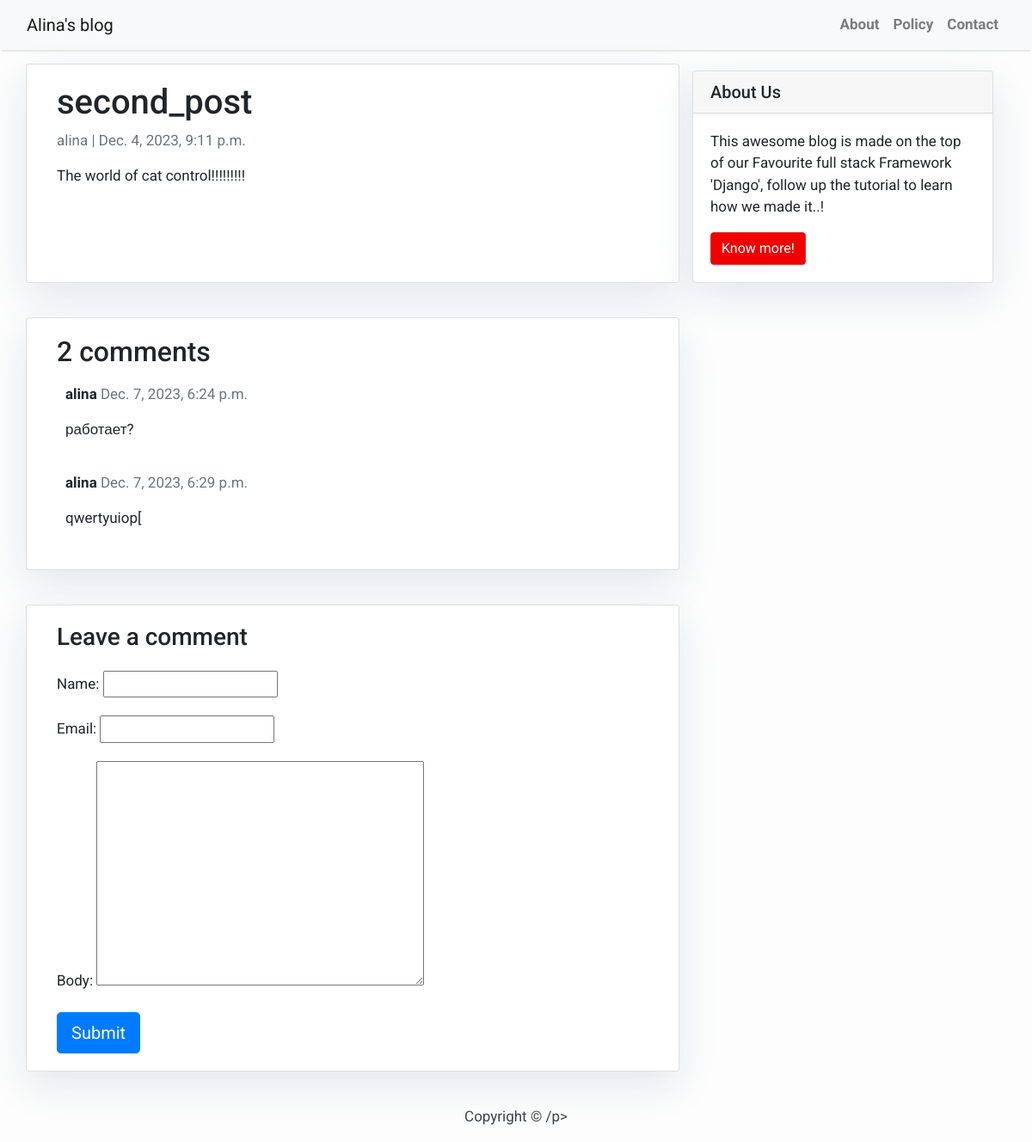
The page /second_post/ on the database its author committed.
### blog/models.py (models this page shows, shortened)
class Post(models.Model):
    title = models.CharField(max_length=200, unique=True)
    slug = models.SlugField(max_length=200, unique=True)
    author = models.ForeignKey(User, on_delete= models.CASCADE,related_name='blog_posts')
    updated_on = models.DateTimeField(auto_now= True)
    content = models.TextField()
    created_on = models.DateTimeField(auto_now_add=True)
    status = models.IntegerField(choices=STATUS, default=0)
    class Meta:
        ordering = ['-created_on']

class Comment(models.Model):
    post = models.ForeignKey(Post,on_delete=models.CASCADE,related_name='comments')
    name = models.CharField(max_length=80)
    email = models.EmailField()
    body = models.TextField()
    created_on = models.DateTimeField(auto_now_add=True)
    active = models.BooleanField(default=False)
    class Meta:
        ordering = ['created_on']

### blog/views.py (the view)
# urls.py: path('<slug:slug>/', views.PostDetail.post_detail, name='post_detail'),
    def post_detail(request, slug):
        template_name = 'post_detail.html'
        post = get_object_or_404(Post, slug=slug)
        comments = post.comments.filter(active=True)
        new_comment = None    # Comment posted
        if request.method == 'POST':
            comment_form = CommentForm(data=request.POST)
            if comment_form.is_valid():
                new_comment = comment_form.save(commit=False)
                new_comment.post = post
                new_comment.save()
        else:
            comment_form = CommentForm()
        return render(request, template_name, {'post': post,
                                            'comments': comments,
                                            'new_comment': new_comment,
                                            'comment_form': comment_form})

### blog/forms.py
class CommentForm(forms.ModelForm):
    class Meta:
        model = Comment
        fields = ("name", "email", "body")

### templates/post_detail.html (shortened to what this page needs)
{% extends 'base.html' %}
 {% block content %}<div class="container">
  <div class="row">
    <div class="col-md-8 card mb-4  mt-3 left  top">
     <div class="card-body">
        <h1>{% block title %} {{ post.title }} {% endblock title %}</h1>
       <p class=" text-muted">{{ post.author }} | {{ post.created_on }}</p>
        <p class="card-text ">{{ post.content | safe }}</p>
     </div>    </div>
   {% block sidebar %}
 {% include 'sidebar.html' %}
{% endblock sidebar %}
   <div class="col-md-8 card mb-4  mt-3 ">
      <div class="card-body">
       <h2>{{ comments.count }} comments</h2>
        {% for comment in comments %}
        <div class="comments" style="padding: 10px;">
          <p class="font-weight-bold">
           {{ comment.name }}
            <span class=" text-muted font-weight-normal">
              {{ comment.created_on }}
            </span>
          </p>
          {{ comment.body | linebreaks }}
        </div>
        {% endfor %}
      </div>
   </div>
    <div class="col-md-8 card mb-4  mt-3 ">
      <div class="card-body">
        {% if new_comment %}
        <div class="alert alert-success" role="alert">
          Your comment is awaiting moderation
        </div>
        {% else %}
        <h3>Leave a comment</h3>
        <form method="post" style="margin-top: 1.3em;">
          {{ comment_form.as_p }}
          <button type="submit" class="btn btn-primary  btn-lg">Submit</button>
        </form>
        {% endif %}
      </div>
    </div>
  </div>
</div>
{% endblock content %}

### templates/base.html (style rules this page uses)
body { font-family: "Roboto", sans-serif; font-size: 17px; background-color: #fdfdfd; }

### templates/sidebar.html (style rules this page uses)
.card { box-shadow: 0 16px 48px #E3E7EB; }

### rows shown on the page
Post: title "second_post", author "alina", created_on "Dec. 4, 2023, 9:11 p.m.", content "The world of cat control!!!!!!!!!"
Comment: name "alina", created_on "Dec. 7, 2023, 6:24 p.m.", body "работает?"
Comment: name "alina", created_on "Dec. 7, 2023, 6:29 p.m.", body "qwertyuiop["

### other values the page prints
{{ comments.count }} "2"
